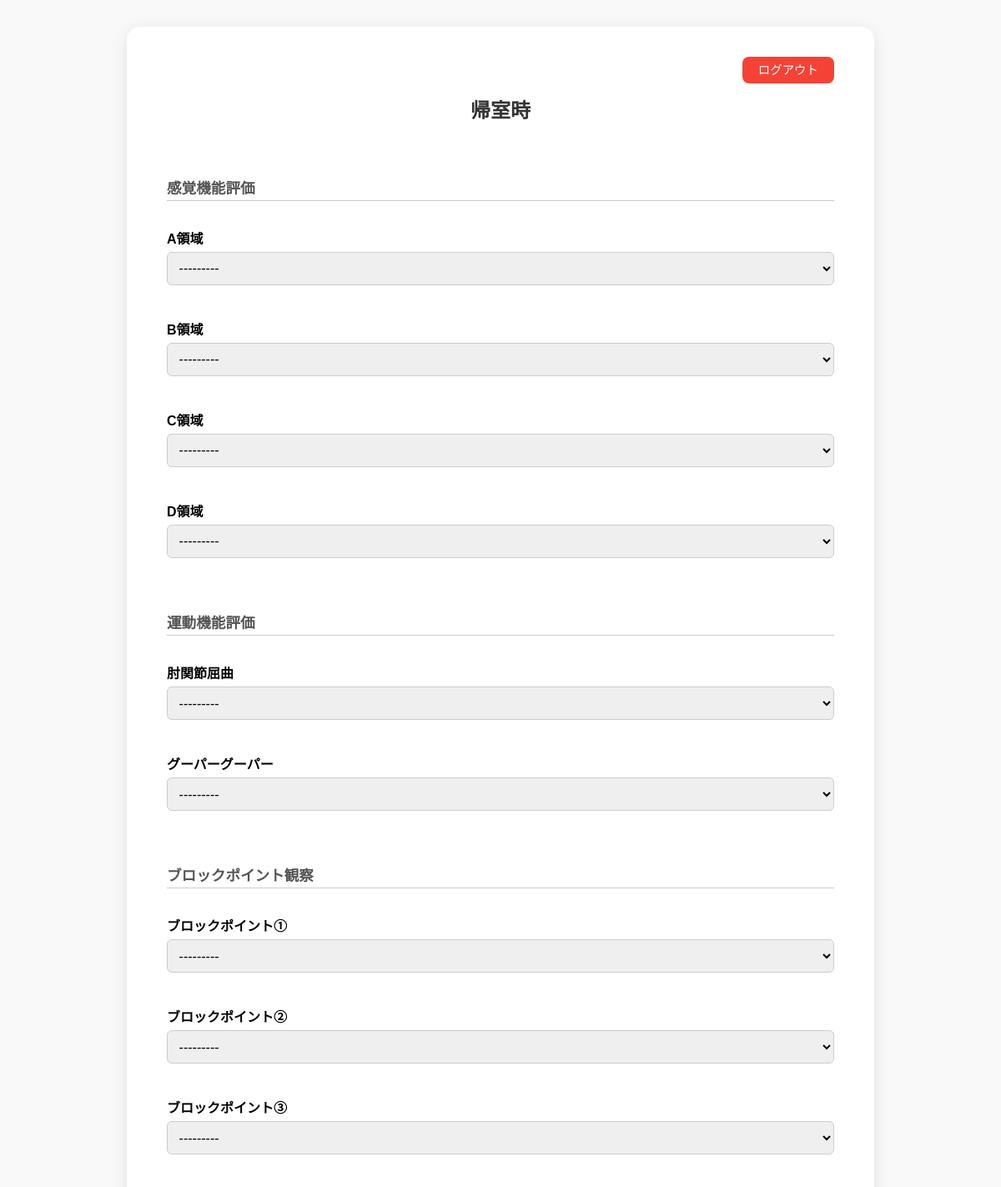
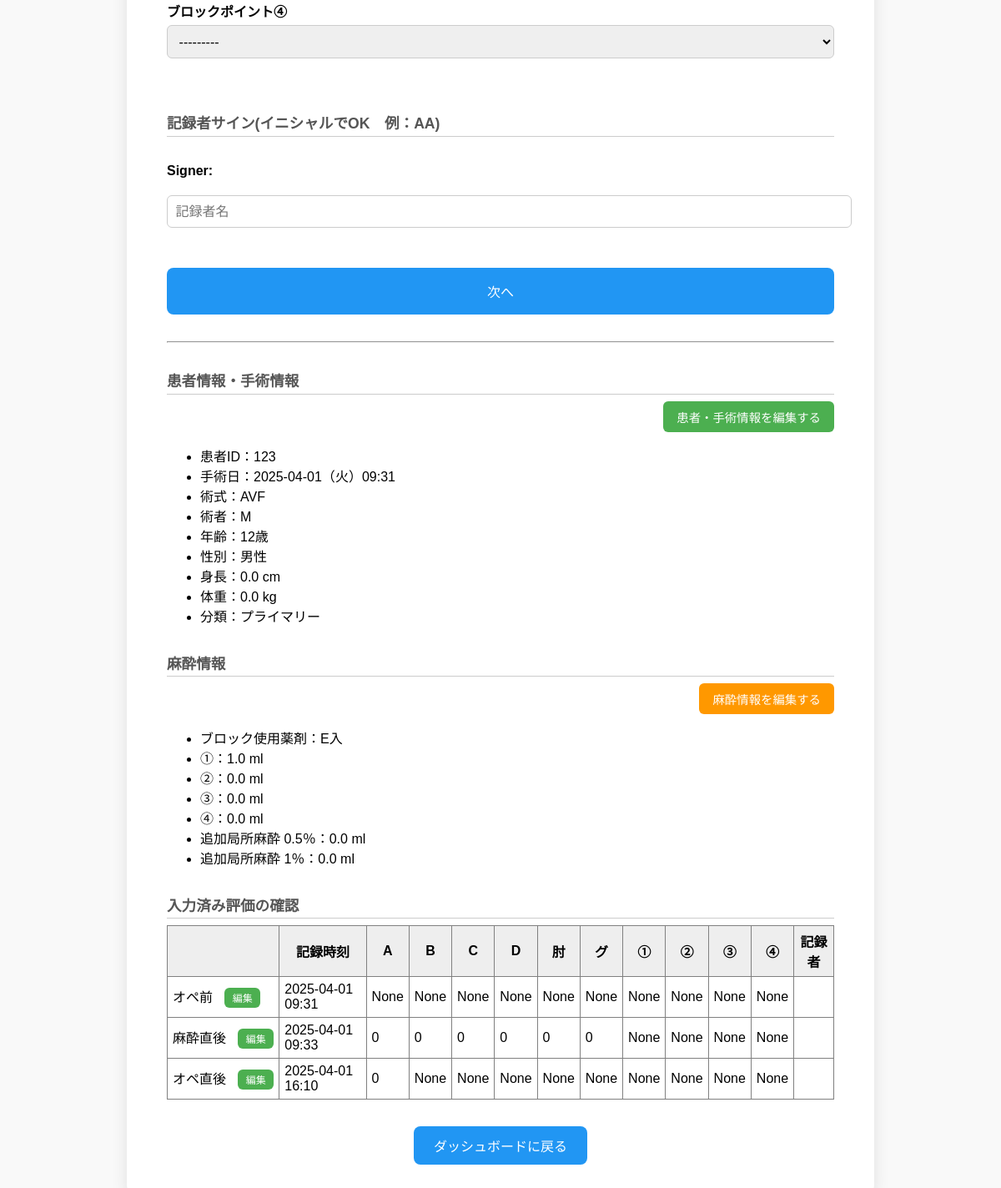
Screenshot of /patient/evaluate/33/3/ (signed in) with the database file from the repository (2 pictures, top to bottom).
### patient/models.py (models this page shows, shortened)
class Operation(models.Model):
    GENDER_CHOICES = [
        ('M', '男性'),
        ('F', '女性'),
    ]
    PROCEDURE_CHOICES = [
        ('AVF', 'AVF'),
        ('AVG', 'AVG'),
        ('PTA', 'PTA'),
        ('TPA', '血栓除去PTA'),
        ('OPTPA', '開創血栓除去PTA'),
        ('ETC', 'その他'),
    ]
    SURGERY_TYPE_CHOICES = [
        ('P', 'プライマリー'),
        ('R', 'ノンプライマリー'),
    ]
    SURGEON_CHOICES = [
        ('HB', 'HB'),
        ('NG', 'NG'),
        ('ST', 'ST'),
        ('KB', 'KB'),
        ('ETC', 'ETC'),
    ]
    patient = models.ForeignKey(
        Patient,
        related_name='operations',
        on_delete=models.CASCADE,
        null=True,  # ← 一時的に追加
        default=1  ) # ← 一時的にデフォルト患者IDを指定（例：ID=1の患者がいれば）
    date = models.DateTimeField(verbose_name="手術日時", default=timezone.now)
    age = models.PositiveIntegerField(verbose_name="年齢", default=0)
    gender = models.CharField(max_length=1, choices=GENDER_CHOICES, verbose_name="性別", default='M')
    height = models.DecimalField(max_digits=5, decimal_places=1, verbose_name="身長(cm)", default=0)
    weight = models.DecimalField(max_digits=5, decimal_places=1, verbose_name="体重(kg)", default=0)
    procedure = models.CharField(max_length=10, choices=PROCEDURE_CHOICES, verbose_name="術式", default='AVF')
    surgery_type = models.CharField(max_length=1, choices=SURGERY_TYPE_CHOICES, verbose_name="手術の種類", default='P')
    surgeon = models.CharField(max_length=100, choices=SURGEON_CHOICES, verbose_name="術者", default='HB')

class Patient(models.Model):
    patient_code = models.IntegerField()  # ← 明示的に手動入力IDに変更！

class AnesthesiaInfo(models.Model):
    operation = models.OneToOneField('Operation', on_delete=models.CASCADE)
    drug_type = models.CharField(max_length=20, choices=[('E入', 'E入'), ('Eなし', 'Eなし')])
    block_amount_1 = models.DecimalField(max_digits=4, decimal_places=1, null=True, blank=True, default=0)
    block_amount_2 = models.DecimalField(max_digits=4, decimal_places=1, null=True, blank=True, default=0)
    block_amount_3 = models.DecimalField(max_digits=4, decimal_places=1, null=True, blank=True, default=0)
    block_amount_4 = models.DecimalField(max_digits=4, decimal_places=1, null=True, blank=True, default=0)
    additional_0_5 = models.DecimalField("0.5% 使用量 (ml)", max_digits=4, decimal_places=1, null=True, blank=True, default=0)
    additional_1_0 = models.DecimalField("1% 使用量 (ml)", max_digits=4, decimal_places=1, null=True, blank=True, default=0)

class Evaluation(models.Model):
    TIMEPOINT_CHOICES = [
    ('0', 'オペ前'),
    ('1', '麻酔直後'),
    ('2', 'オペ直後'),
    ('3', '帰室時'),
    ('4', '時系列⑤'),
    ('5', '時系列⑥'),
    ('6', '時系列⑦'),
    ('7', '時系列⑧'),
]
    SENSORY_CHOICES = [
    (0, '0点: 正常な感覚（無麻酔）'),
    (1, '1点: 冷感を感じるが、健側（または正常部）に比べて鈍い（部分的ブロック）'),
    (2, '2点: 完全な感覚遮断（完全ブロック）'),
    (99, '99点: 評価不能（反応なし）')
]
    MOTOR_CHOICES = [
        (0, '0点: 正常な運動機能'),
        (1, '1点: 軽度の筋力低下（可動域制限なし）'),
        (2, '2点: 顕著な筋力低下（可動域制限あり）'),
        (3, '3点: 完全麻痺（随意運動なし）'),
        (99, '99点: 評価不能（反応なし）')
    ]
    OBS_CHOICES = [
        (0, '0:異常なし'),
        (1, '1:血腫、腫脹、赤みなど、何らかの異常あり'),
    ]
    operation = models.ForeignKey(Operation, on_delete=models.CASCADE, related_name='evaluations')
    timepoint = models.CharField(max_length=1, choices=TIMEPOINT_CHOICES)
    sensory_A = models.IntegerField(choices=SENSORY_CHOICES, null=True, blank=True)
    sensory_B = models.IntegerField(choices=SENSORY_CHOICES, null=True, blank=True)
    sensory_C = models.IntegerField(choices=SENSORY_CHOICES, null=True, blank=True)
    sensory_D = models.IntegerField(choices=SENSORY_CHOICES, null=True, blank=True)
    motor_elbow = models.IntegerField(choices=MOTOR_CHOICES, null=True, blank=True)
    motor_hand = models.IntegerField(choices=MOTOR_CHOICES, null=True, blank=True)
    observation_1 = models.IntegerField(choices=OBS_CHOICES, null=True, blank=True)
    observation_2 = models.IntegerField(choices=OBS_CHOICES, null=True, blank=True)
    observation_3 = models.IntegerField(choices=OBS_CHOICES, null=True, blank=True)
    observation_4 = models.IntegerField(choices=OBS_CHOICES, null=True, blank=True)
    signer = models.CharField(max_length=50, blank=True)
    created_at = models.DateTimeField(auto_now_add=True)

### patient/views.py (the view)
# urls.py: path('evaluate/<int:operation_id>/<int:step>/', views.evaluation_step_view, name='evaluation_step'),
@login_required
def evaluation_step_view(request, operation_id, step):
    operation = get_object_or_404(Operation, id=operation_id)
    anesthesia = AnesthesiaInfo.objects.filter(operation=operation).first()  # ✅ 麻酔情報取得
    timepoint = str(step)
    timepoint_label = dict(Evaluation.TIMEPOINT_CHOICES).get(timepoint, timepoint)  # ✅ 追加
    if request.method == 'POST':
        form = EvaluationForm(request.POST)
        if form.is_valid():
            evaluation = form.save(commit=False)
            evaluation.operation = operation
            evaluation.timepoint = timepoint
            evaluation.save()
            if step + 1 < len(Evaluation.TIMEPOINT_CHOICES):
                if step == 0:
                    return redirect('add_anesthesia_info', operation_id=operation.id)
                else:
                    return redirect('evaluation_step', operation_id=operation.id, step=step + 1)
            else:
                return redirect('evaluation_summary', operation_id=operation.id)
    else:
        form = EvaluationForm()
    evaluations = Evaluation.objects.filter(operation=operation).order_by('timepoint')
    return render(request, 'patient/evaluation_form.html', {
        'form': form,
        'step': step,
        'timepoint': timepoint,
        'timepoint_label': timepoint_label,  # ← ここを追加！
        'evaluations': evaluations,
        'operation': operation,        # ✅ 手術情報
        'anesthesia': anesthesia,      # ✅ 麻酔情報
    })

### patient/forms.py
class EvaluationForm(forms.ModelForm):
    class Meta:
        model = Evaluation
        fields = [
            'sensory_A', 'sensory_B', 'sensory_C', 'sensory_D',
            'motor_elbow', 'motor_hand',
            'observation_1', 'observation_2', 'observation_3', 'observation_4',
            'signer'
        ]
        widgets = {
            'signer': forms.TextInput(attrs={'placeholder': '記録者名'}),
        }

### patient/templatetags/custom_filters.py (called while the page is built)
@register.filter
def japanese_weekday(value):
    weekdays = ['月', '火', '水', '木', '金', '土', '日']
    if hasattr(value, 'weekday'):
        return weekdays[value.weekday()]
    return ''

### patient/templates/patient/evaluation_form.html (shortened to what this page needs)
<!DOCTYPE html>
{% load custom_filters %}
<html lang="ja">
<head>
</head>
<body>
  <div class="card">
    <div style="text-align: right;">
      <a href="{% url 'logout' %}" class="btn-logout">ログアウト</a>
    </div>
    <h2> {{ timepoint_label }}</h2>
    <form method="post">
      <h3>感覚機能評価</h3>
      <div class="form-group">
        <label><strong>A領域</strong></label>
        {{ form.sensory_A }}
      </div>
      <div class="form-group">
        <label><strong>B領域</strong></label>
        {{ form.sensory_B }}
      </div>
      <div class="form-group">
        <label><strong>C領域</strong></label>
        {{ form.sensory_C }}
      </div>
      <div class="form-group">
        <label><strong>D領域</strong></label>
        {{ form.sensory_D }}
      </div>
      <h3>運動機能評価</h3>
      <div class="form-group">
        <label><strong>肘関節屈曲</strong></label>
        {{ form.motor_elbow }}
      </div>
      <div class="form-group">
        <label><strong>グーパーグーパー</strong></label>
        {{ form.motor_hand }}
      </div>
      <h3>ブロックポイント観察</h3>
      <div class="form-group">
        <label><strong>ブロックポイント①</strong></label>
        {{ form.observation_1 }}
      </div>
      <div class="form-group">
        <label><strong>ブロックポイント②</strong></label>
        {{ form.observation_2 }}
      </div>
      <div class="form-group">
        <label><strong>ブロックポイント③</strong></label>
        {{ form.observation_3 }}
      </div>
      <div class="form-group">
        <label><strong>ブロックポイント④</strong></label>
        {{ form.observation_4 }}
      </div>
      <h3>記録者サイン(イニシャルでOK　例：AA)</h3>
      {{ form.signer.label_tag }} {{ form.signer }}
      <button type="submit">{% if step == 7 %}保存して終了{% else %}次へ{% endif %}</button>
    </form>
    <hr style="margin: 2rem 0;">
    <h3>患者情報・手術情報</h3>
    <div style="text-align: right; margin-top: 0.5rem;">
      <a href="{% url 'edit_operation' operation.id %}"
         style="display: inline-block; background-color: #4CAF50; color: white; padding: 0.5rem 1rem; border-radius: 6px; text-decoration: none; font-size: 0.9rem;">
      患者・手術情報を編集する
      </a>
    </div>
    <ul>
      <li>患者ID：{{ operation.patient.patient_code }}</li>
      <li>手術日：{{ operation.date|date:"Y-m-d" }}（{{ operation.date|japanese_weekday }}）{{ operation.date|date:"H:i" }}</li>
      <li>術式：{{ operation.procedure }}</li>
      <li>術者：{{ operation.surgeon }}</li>
      <li>年齢：{{ operation.age }}歳</li>
      <li>性別：{{ operation.get_gender_display }}</li>
      <li>身長：{{ operation.height }} cm</li>
      <li>体重：{{ operation.weight }} kg</li>
      <li>分類：{{ operation.get_surgery_type_display }}</li>
    </ul>
    {% if anesthesia %}
      <h3>麻酔情報</h3>
      <div style="text-align: right; margin-top: 0.5rem;">
        <a href="{% url 'edit_anesthesia_info' operation.id %}"
           style="display: inline-block; background-color: #FF9800; color: white; padding: 0.5rem 1rem; border-radius: 6px; text-decoration: none; font-size: 0.9rem;">
          麻酔情報を編集する
        </a>
    </div>
      <ul>
        <li>ブロック使用薬剤：{{ anesthesia.drug_type }}</li>
        <li>①：{{ anesthesia.block_amount_1 }} ml</li>
        <li>②：{{ anesthesia.block_amount_2 }} ml</li>
        <li>③：{{ anesthesia.block_amount_3 }} ml</li>
        <li>④：{{ anesthesia.block_amount_4 }} ml</li>
        <li>追加局所麻酔 0.5％：{{ anesthesia.additional_0_5 }} ml</li>
        <li>追加局所麻酔 1％：{{ anesthesia.additional_1_0 }} ml</li>
      </ul>
    {% endif %}
<h3>入力済み評価の確認</h3>
<table border="1" cellspacing="0" cellpadding="6" style="width: 100%; border-collapse: collapse;">
  <thead>
    <tr style="background-color: #eee;">
      <th></th>
      <th>記録時刻</th>
      <th>A</th><th>B</th><th>C</th><th>D</th>
      <th>肘</th><th>グ</th>
      <th>①</th><th>②</th><th>③</th><th>④</th>
      <th>記録者</th>
    </tr>
  </thead>
  <tbody>
    {% for e in evaluations %}
    <tr>
      <td style="text-align: left; white-space: nowrap;">
        {{ e.get_timepoint_display }}
        <a href="{% url 'edit_evaluation' e.id %}"
           style="
            margin-left: 0.6rem;
            background-color: #4CAF50;
            color: white;
            padding: 0.2rem 0.6rem;
            border-radius: 6px;
            font-size: 0.75rem;
            text-decoration: none;
            display: inline-block;">
          編集
        </a>
      </td>
      <td>{{ e.created_at|date:"Y-m-d H:i" }}</td>
      <td>{{ e.sensory_A }}</td>
      <td>{{ e.sensory_B }}</td>
      <td>{{ e.sensory_C }}</td>
      <td>{{ e.sensory_D }}</td>
      <td>{{ e.motor_elbow }}</td>
      <td>{{ e.motor_hand }}</td>
      <td>{{ e.observation_1 }}</td>
      <td>{{ e.observation_2 }}</td>
      <td>{{ e.observation_3 }}</td>
      <td>{{ e.observation_4 }}</td>
      <td>{{ e.signer }}</td>
    </tr>
    {% empty %}
    <tr><td colspan="12">まだ入力はありません。</td></tr>
    {% endfor %}
  </tbody>
</table>
<div style="text-align: center; margin-top: 2rem;">
  <a href="{% url 'dashboard' %}"
     style="display: inline-block; background-color: #2196F3; color: white; padding: 0.7rem 1.5rem; border-radius: 8px; text-decoration: none;">
    ダッシュボードに戻る
  </a>
</div>
</div>
</body>
</html>
</body>
</html>

### patient/templates/patient/evaluation_form.html (style rules this page uses)
body { font-family: sans-serif; background-color: #f9f9f9; margin: 0; padding: 2rem; display: flex; justify-content: center; }
.card { background-color: white; padding: 2.5rem 3rem; border-radius: 16px; box-shadow: 0 4px 20px rgba(0, 0, 0, 0.1); max-width: 800px; width: 100%; }
h2 { text-align: center; margin-bottom: 2rem; color: #333; }
h3 { text-align: left; color: #555; margin-top: 2rem; margin-bottom: 0.5rem; font-size: 1.1rem; border-bottom: 1px solid #ccc; padding-bottom: 0.2rem; }
form { display: flex; flex-direction: column; gap: 1rem; }
label { font-weight: bold; margin-top: 0.5rem; display: block; }
input, select { padding: 0.6rem; border-radius: 6px; border: 1px solid #ccc; font-size: 1rem; width: 100%; margin-top: 0.3rem; }
.form-group { margin-bottom: 1rem; }
button { padding: 1rem; background-color: #2196F3; color: white; border: none; border-radius: 8px; cursor: pointer; font-size: 1rem; margin-top: 2rem; }
.btn-logout { background-color: #f44336; color: white; padding: 0.5rem 1.2rem; border-radius: 8px; text-decoration: none; font-size: 0.9rem; transition: background-color 0.3s ease; }

### rows the page displays
Operation: patient.patient_code "123", date "2025-04-01", date|japanese_weekday "火", date "09:31", procedure "AVF", surgeon "M", age "12", gender "男性", height "0.0", weight "0.0", surgery_type "プライマリー"
AnesthesiaInfo: drug_type "E入", block_amount_1 "1.0", block_amount_2 "0.0", block_amount_3 "0.0", block_amount_4 "0.0", additional_0_5 "0.0", additional_1_0 "0.0"
Evaluation: timepoint "オペ前", created_at "2025-04-01 09:31", sensory_A "None", sensory_B "None", sensory_C "None", sensory_D "None", motor_elbow "None", motor_hand "None", observation_1 "None", observation_2 "None", observation_3 "None", observation_4 "None"
Evaluation: timepoint "麻酔直後", created_at "2025-04-01 09:33", sensory_A "0", sensory_B "0", sensory_C "0", sensory_D "0", motor_elbow "0", motor_hand "0", observation_1 "None", observation_2 "None", observation_3 "None", observation_4 "None"
Evaluation: timepoint "オペ直後", created_at "2025-04-01 16:10", sensory_A "0", sensory_B "None", sensory_C "None", sensory_D "None", motor_elbow "None", motor_hand "None", observation_1 "None", observation_2 "None", observation_3 "None", observation_4 "None"

### other values shown
{{ timepoint_label }} "帰室時"
